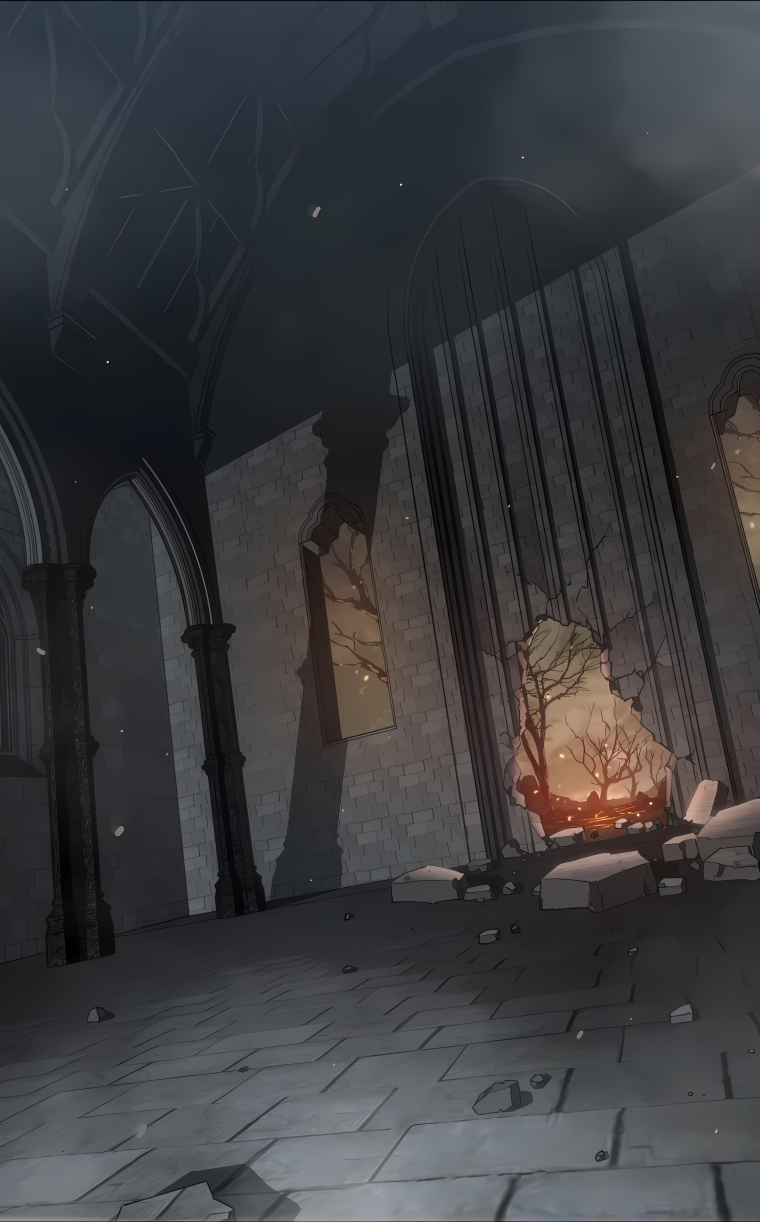
#> input picture manga_panels/002_p2.png, 1520 x 2444 px (shown at 1/2 size)
$ python -i phase4_video.py   (imports and definitions only)
#> lines starting #> are read from the running program, lines starting #| are printed output that depends on the picture
#> further down, picture is the input picture: PIL image 1520x2444 RGB; mean R, G, B 58.8, 59.4, 62
import os
import json
import random
import math
import numpy as np
from PIL import Image, ImageDraw, ImageFont, ImageFilter, ImageEnhance
from moviepy import VideoClip, AudioFileClip, concatenate_videoclips, CompositeAudioClip

# --- Absolute Paths from Context ---
TIMELINE_PATH = r"C:\Users\User\PycharmProjects\pythonProject2\timeline_map.json"
IMAGE_DIR = r"C:\Users\User\PycharmProjects\pythonProject2\manga_panels"
AUDIO_DIR = r"C:\Users\User\PycharmProjects\pythonProject2\generated_audio"
VIDEO_OUT = r"C:\Users\User\PycharmProjects\pythonProject2\final_recap_video.mp4"


# [24 lines left out: functions load_timeline, create_vignette_alpha_mask, not called in this run]


def create_blurred_background(orig_img, target_width=1280, target_height=720):
#> called with target_width = 1280, target_height = 720
    orig_w, orig_h = orig_img.size
    target_aspect = target_width / target_height
    orig_aspect = orig_w / orig_h

    if orig_aspect > target_aspect:
        # Original is wider than target: fit height, crop width
        new_h = target_height
        new_w = int(orig_w * (target_height / orig_h))
        resized = orig_img.resize((new_w, new_h), Image.Resampling.BILINEAR)
        left = (new_w - target_width) // 2
        bg = resized.crop((left, 0, left + target_width, target_height))
    else:
        # Original is taller than target: fit width, crop height
        new_w = target_width
        new_h = int(orig_h * (target_width / orig_w))
        resized = orig_img.resize((new_w, new_h), Image.Resampling.BILINEAR)
        top = (new_h - target_height) // 2
        bg = resized.crop((0, top, target_width, top + target_height))
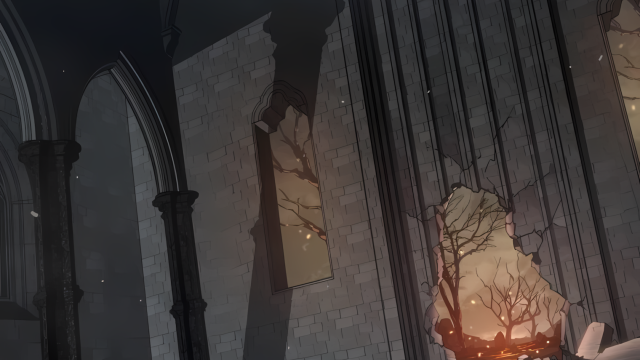
#> bg: PIL image 1280x720 RGB (shown at 1/2 size); mean R, G, B 61.1, 55.3, 53.7

    bg_blurred = bg.filter(ImageFilter.GaussianBlur(radius=20))
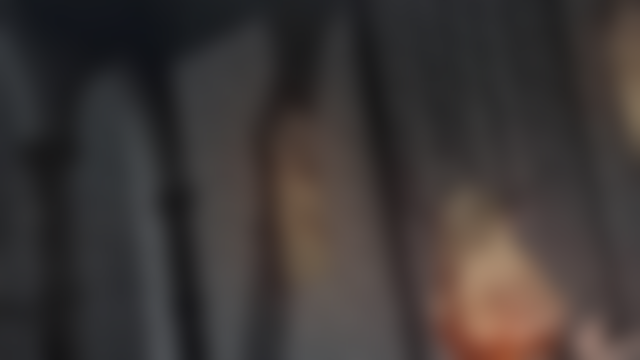
#> bg_blurred: PIL image 1280x720 RGB (shown at 1/2 size); mean R, G, B 61.1, 55.3, 53.7

    # Desaturate the background slightly (e.g. by 60%) to draw focus to the sharp central panel
    return ImageEnhance.Color(bg_blurred).enhance(0.4)
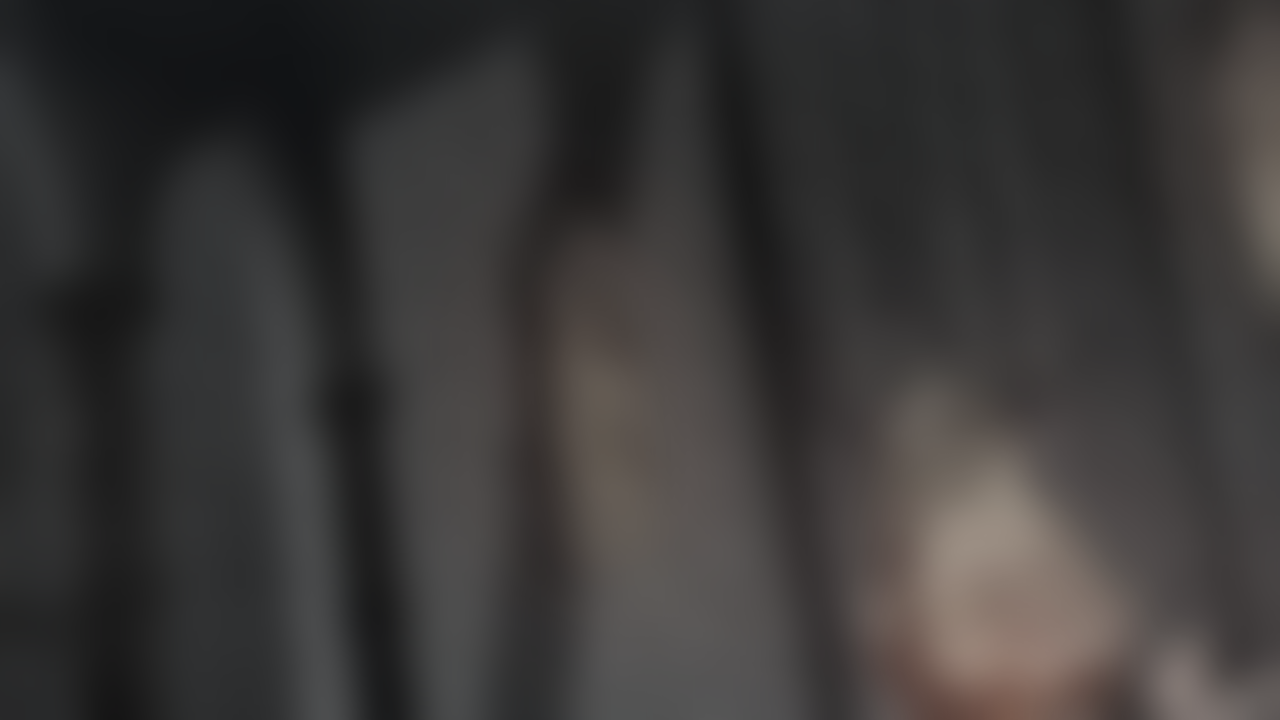
#> returned value: PIL image 1280x720 RGB; mean R, G, B 58.1, 55.9, 55.2


class SceneFrameGenerator:
    # [330 lines left out: functions __init__, make_frame, make_static_frame, assemble_video, not called in this run]


# [2 lines not run here, left out]

>>> from PIL import Image
>>> picture = Image.open('manga_panels/002_p2.png')
>>> result = create_blurred_background(picture)

$ run again, on manga_panels/002_p3.png
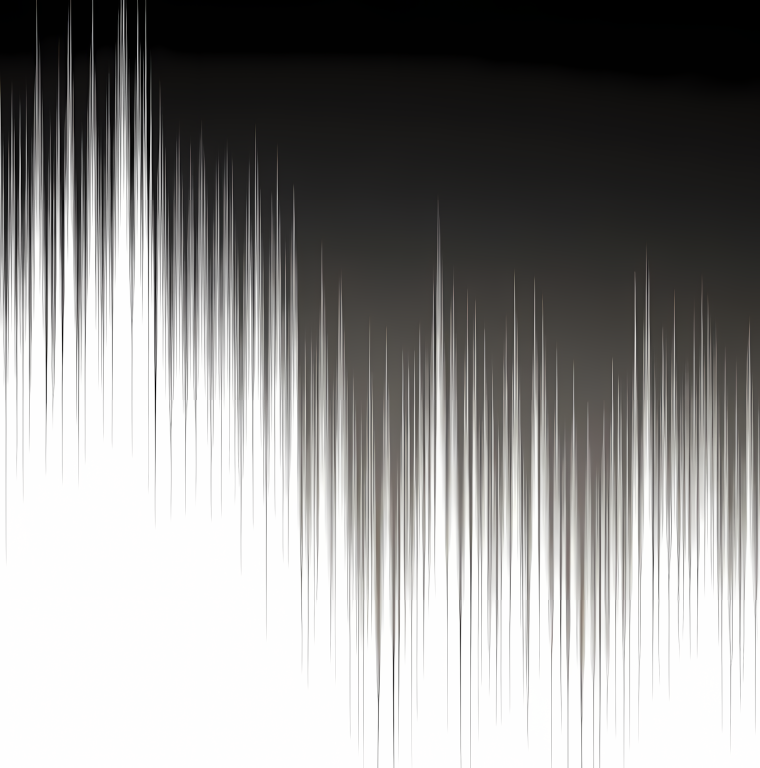
#> input picture manga_panels/002_p3.png, 1520 x 1536 px (shown at 1/2 size)
#> picture is the input picture: PIL image 1520x1536 RGB; mean R, G, B 142.8, 141.9, 140.8
#> in create_blurred_background, `bg = resized.crop((0, top, target_width, top + target_height))`:
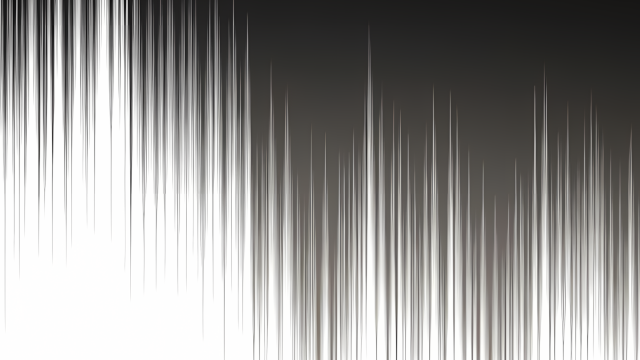
#> bg: PIL image 1280x720 RGB (shown at 1/2 size); mean R, G, B 149.6, 148.3, 146.4
#> in create_blurred_background, `bg_blurred = bg.filter(ImageFilter.GaussianBlur(radius=20))`:
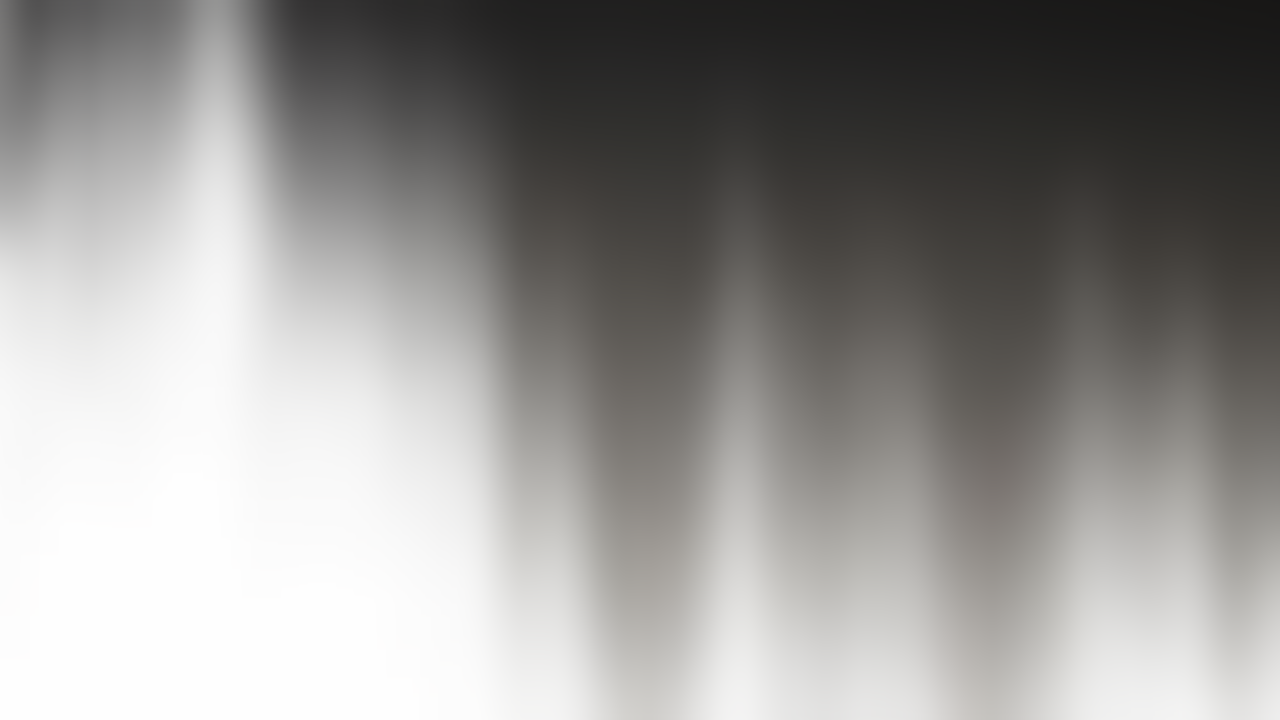
#> bg_blurred: PIL image 1280x720 RGB; mean R, G, B 149.7, 148.4, 146.6

$ run again, on manga_panels/002_p4.png
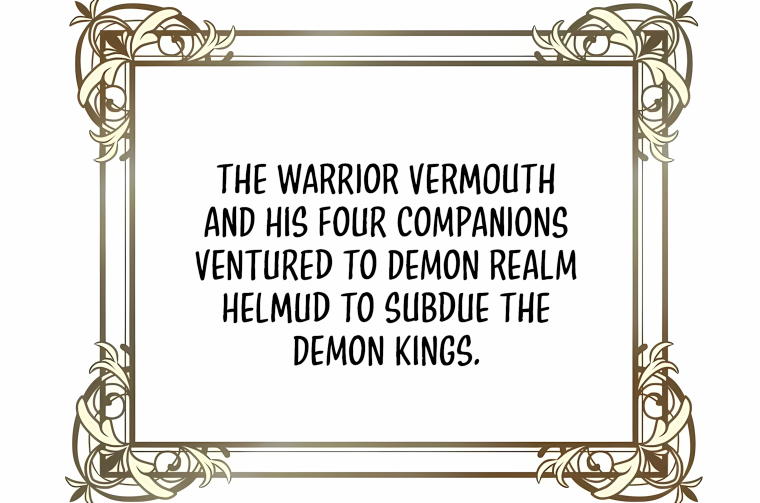
#> input picture manga_panels/002_p4.png, 1520 x 1006 px (shown at 1/2 size)
#> picture is the input picture: PIL image 1520x1006 RGB; mean R, G, B 227.5, 225.9, 222.1
#> in create_blurred_background, `bg = resized.crop((0, top, target_width, top + target_height))`:
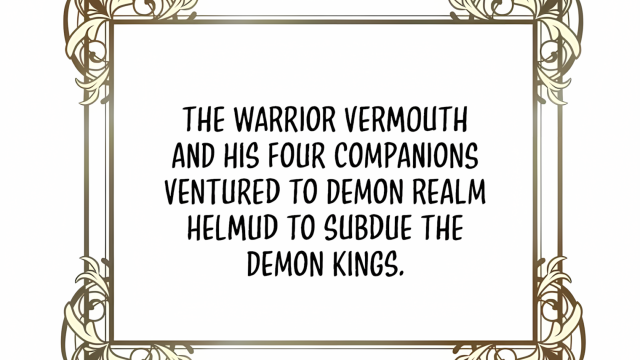
#> bg: PIL image 1280x720 RGB (shown at 1/2 size); mean R, G, B 228.4, 227.2, 224.2
#> in create_blurred_background, `bg_blurred = bg.filter(ImageFilter.GaussianBlur(radius=20))`:
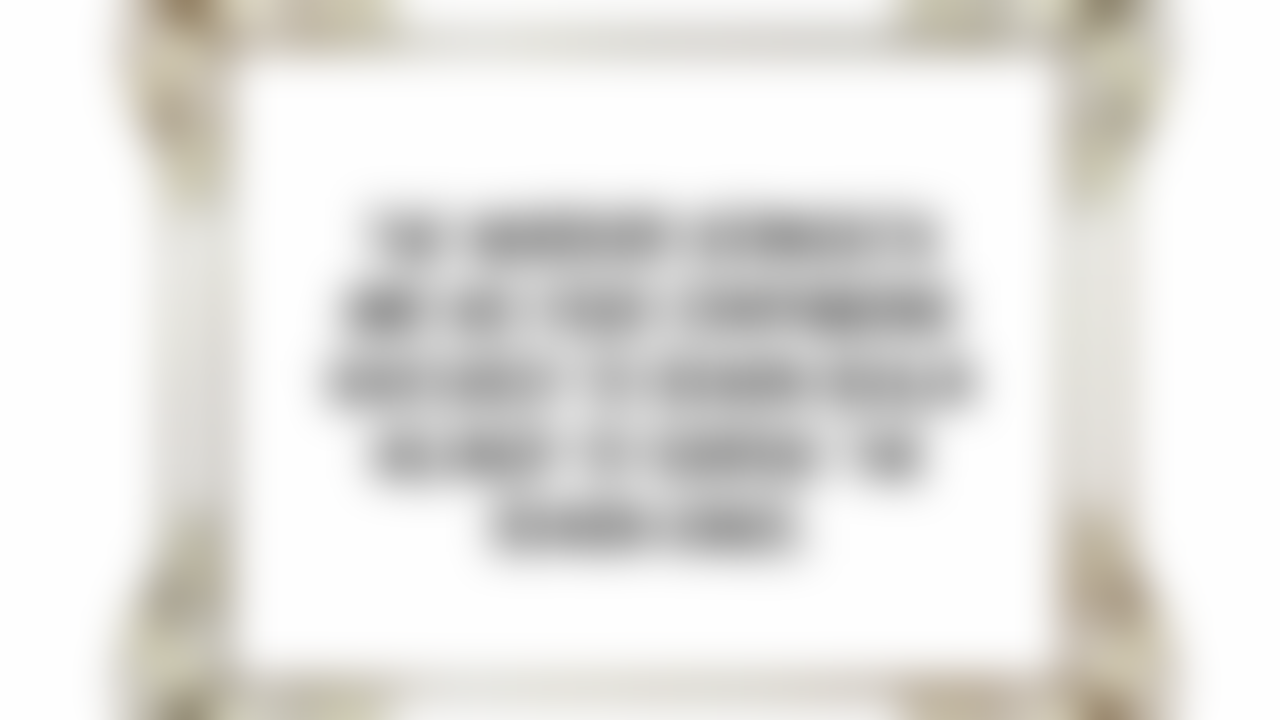
#> bg_blurred: PIL image 1280x720 RGB; mean R, G, B 228.4, 227.3, 224.3
